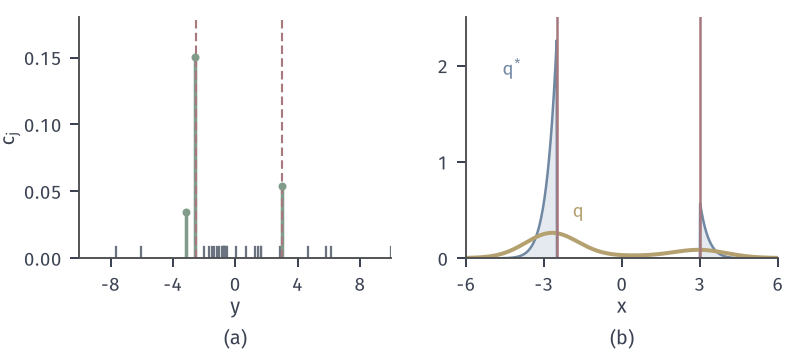

This chart was generated by the following Python code:
from pathlib import Path
import sys
HERE = Path(__file__).resolve().parent
sys.path.insert(0, str(HERE.parent/"vr-common"))
from vr_fig import *
# Target p = N(0,1), f = 1{x<-2.5} + 1{x>3}.  Trial run: m = 30 points from q0 = N(0, 3^2), seed 3.
# Contribution c_j = f(y_j) p(y_j)/q0(y_j).  Fit pi_k = share of contributions, m_k = contribution-weighted mean
# on each side, unit variances, defensive weight alpha = 0.2:
# q = 0.2 q0 + 0.8 [pi_L N(m_L,1) + pi_R N(m_R,1)].  Ideal q* = f p / I.  Per-sample variances by quadrature.
rng = np.random.default_rng(3); m = 30; y = rng.normal(0, 3, m)
f = lambda t: ((t < -2.5) | (t > 3)).astype(float)
c = f(y)*phi(y)/phi(y, 0, 3)
comps = []
for side in (y < 0, y > 0):
    cc = c*side; comps.append((cc.sum()/c.sum(), (cc*y).sum()/cc.sum()))
alpha = .2
xs = np.linspace(-15, 15, 600001); d = xs[1]-xs[0]
I = Phi(-2.5) + 1 - Phi(3)
q = lambda t: alpha*phi(t, 0, 3) + (1-alpha)*sum(pk*phi(t, mk, 1) for pk, mk in comps)
v_fit = float(np.sum(f(xs)*phi(xs)**2/q(xs))*d - I*I)
fig, axs = figure(width_mm=112, height_mm=50, ncols=2)
panel(fig, left=.1, right=.98, bottom=.27, top=.95, wspace=.24)
a, b = axs
tr = a.get_xaxis_transform()
for t, cj in zip(y, c):
    if cj > 1e-3:
        a.plot([t, t], [0, cj], color=GREEN, lw=1.4); dot(a, t, cj, color=GREEN, ms=3.2)
    else:
        a.plot([t, t], [0, .045], color=MUTED, lw=.9, transform=tr)
for t0 in (-2.5, 3):
    a.axvline(t0, color=RED, lw=.85, ls=DASH)
a.set_xlim(-10, 10); a.set_ylim(0, .18); a.set_xticks([-8, -4, 0, 4, 8]); a.set_yticks([0, .05, .1, .15])
axlab(a, '$y$', r'$c_j$')
x = np.linspace(-6, 6, 1201)
qs = f(x)*phi(x)/I
b.fill_between(x, 0, qs, color=BLUE_FILL, lw=0, step=None)
b.plot(x, qs, color=BLUE, lw=1.0)
b.plot(x, q(x), color=YELLOW, lw=1.6)
for t0 in (-2.5, 3):
    b.axvline(t0, color=RED, lw=1.0)
b.set_xlim(-6, 6); b.set_ylim(0, 2.5); b.set_xticks([-6, -3, 0, 3, 6]); b.set_yticks([0, 1, 2])
lab(b, -4.6, 1.9, r'$q^{*}$', BLUE); lab(b, -1.9, .42, r'$q$', YELLOW)
axlab(b, '$x$')
tags(fig, axs)
save(fig, HERE, 'figure', {'trial_points': [float(t) for t in y], 'contrib': [float(v) for v in c],
     'components': [[float(u) for u in cmp] for cmp in comps], 'alpha': alpha, 'I': I,
     'var_fit': v_fit, 'var_plain': I*(1-I), 'ratio': I*(1-I)/v_fit, 'Ihat_trial': float(c.mean())})
